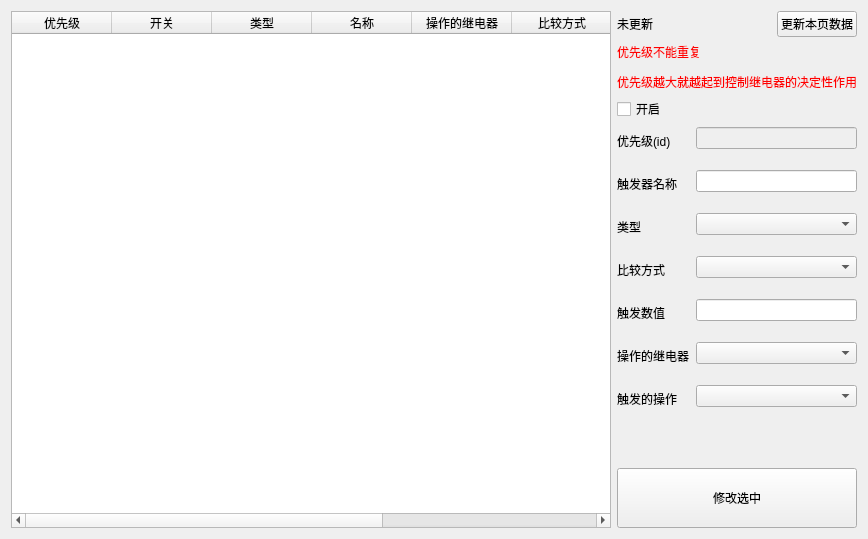
      <widget class="QWidget" name="tab_4">
       <attribute name="title">
        <string>设置</string>
       </attribute>
       <layout class="QHBoxLayout" name="horizontalLayout_20">
        <item>
         <widget class="QTableWidget" name="tableWidget_trigger">
          <property name="minimumSize">
           <size>
            <width>600</width>
            <height>0</height>
           </size>
          </property>
          <property name="editTriggers">
           <set>QAbstractItemView::NoEditTriggers</set>
          </property>
          <property name="selectionMode">
           <enum>QAbstractItemView::SingleSelection</enum>
          </property>
          <property name="selectionBehavior">
           <enum>QAbstractItemView::SelectRows</enum>
          </property>
          <property name="columnCount">
           <number>8</number>
          </property>
          <attribute name="horizontalHeaderVisible">
           <bool>true</bool>
          </attribute>
          <attribute name="horizontalHeaderCascadingSectionResizes">
           <bool>true</bool>
          </attribute>
          <attribute name="horizontalHeaderShowSortIndicator" stdset="0">
           <bool>false</bool>
          </attribute>
          <attribute name="horizontalHeaderStretchLastSection">
           <bool>false</bool>
          </attribute>
          <attribute name="verticalHeaderVisible">
           <bool>false</bool>
          </attribute>
          <attribute name="verticalHeaderCascadingSectionResizes">
           <bool>true</bool>
          </attribute>
          <column>
           <property name="text">
            <string>优先级</string>
           </property>
          </column>
          <column>
           <property name="text">
            <string>开关</string>
           </property>
          </column>
          <column>
           <property name="text">
            <string>类型</string>
           </property>
          </column>
          <column>
           <property name="text">
            <string>名称</string>
           </property>
          </column>
          <column>
           <property name="text">
            <string>操作的继电器</string>
           </property>
          </column>
          <column>
           <property name="text">
            <string>比较方式</string>
           </property>
          </column>
          <column>
           <property name="text">
            <string>触发数值</string>
           </property>
          </column>
          <column>
           <property name="text">
            <string>触发的操作</string>
           </property>
          </column>
         </widget>
        </item>
        <item>
         <layout class="QVBoxLayout" name="verticalLayout_27">
          <item>
           <layout class="QHBoxLayout" name="horizontalLayout_13">
            <item>
             <widget class="QLabel" name="label_trigger_update_time">
              <property name="text">
               <string>未更新</string>
              </property>
             </widget>
            </item>
            <item>
             <spacer name="horizontalSpacer_18">
              <property name="orientation">
               <enum>Qt::Horizontal</enum>
              </property>
              <property name="sizeHint" stdset="0">
               <size>
                <width>40</width>
                <height>20</height>
               </size>
              </property>
             </spacer>
            </item>
            <item>
             <widget class="QPushButton" name="pushButton_trigger_update">
              <property name="text">
               <string>更新本页数据</string>
              </property>
             </widget>
            </item>
           </layout>
          </item>
          <item>
           <widget class="QLabel" name="label_33">
            <property name="text">
             <string>&lt;html&gt;&lt;head/&gt;&lt;body&gt;&lt;p&gt;&lt;span style=&quot; color:#ff0000;&quot;&gt;优先级不能重复&lt;/span&gt;&lt;/p&gt;&lt;p&gt;&lt;span style=&quot; color:#ff0000;&quot;&gt;优先级越大就越起到控制继电器的决定性作用&lt;/span&gt;&lt;/p&gt;&lt;/body&gt;&lt;/html&gt;</string>
            </property>
           </widget>
          </item>
          <item>
           <widget class="QCheckBox" name="checkBox_trigger">
            <property name="text">
             <string>开启</string>
            </property>
           </widget>
          </item>
          <item>
           <layout class="QHBoxLayout" name="horizontalLayout_14">
            <item>
             <layout class="QVBoxLayout" name="verticalLayout_22">
              <item>
               <widget class="QLabel" name="label_34">
                <property name="text">
                 <string>优先级(id)</string>
                </property>
               </widget>
              </item>
              <item>
               <spacer name="verticalSpacer_24">
                <property name="orientation">
                 <enum>Qt::Vertical</enum>
                </property>
                <property name="sizeType">
                 <enum>QSizePolicy::Minimum</enum>
                </property>
                <property name="sizeHint" stdset="0">
                 <size>
                  <width>20</width>
                  <height>10</height>
                 </size>
                </property>
               </spacer>
              </item>
              <item>
               <widget class="QLabel" name="label_36">
                <property name="text">
                 <string>触发器名称</string>
                </property>
               </widget>
              </item>
              <item>
               <spacer name="verticalSpacer_23">
                <property name="orientation">
                 <enum>Qt::Vertical</enum>
                </property>
                <property name="sizeType">
                 <enum>QSizePolicy::Minimum</enum>
                </property>
                <property name="sizeHint" stdset="0">
                 <size>
                  <width>20</width>
                  <height>10</height>
                 </size>
                </property>
               </spacer>
              </item>
              <item>
               <widget class="QLabel" name="label_37">
                <property name="text">
                 <string>类型</string>
                </property>
               </widget>
              </item>
              <item>
               <spacer name="verticalSpacer_25">
                <property name="orientation">
                 <enum>Qt::Vertical</enum>
                </property>
                <property name="sizeType">
                 <enum>QSizePolicy::Minimum</enum>
                </property>
                <property name="sizeHint" stdset="0">
                 <size>
                  <width>20</width>
                  <height>10</height>
                 </size>
                </property>
               </spacer>
              </item>
              <item>
               <widget class="QLabel" name="label_35">
                <property name="text">
                 <string>比较方式</string>
                </property>
               </widget>
              </item>
              <item>
               <spacer name="verticalSpacer_26">
                <property name="orientation">
                 <enum>Qt::Vertical</enum>
                </property>
                <property name="sizeType">
                 <enum>QSizePolicy::Minimum</enum>
                </property>
                <property name="sizeHint" stdset="0">
                 <size>
                  <width>20</width>
                  <height>10</height>
                 </size>
                </property>
               </spacer>
              </item>
              <item>
               <widget class="QLabel" name="label_38">
                <property name="text">
                 <string>触发数值</string>
                </property>
               </widget>
              </item>
              <item>
               <spacer name="verticalSpacer_27">
                <property name="orientation">
                 <enum>Qt::Vertical</enum>
                </property>
                <property name="sizeType">
                 <enum>QSizePolicy::Minimum</enum>
                </property>
                <property name="sizeHint" stdset="0">
                 <size>
                  <width>20</width>
                  <height>10</height>
                 </size>
                </property>
               </spacer>
              </item>
              <item>
               <widget class="QLabel" name="label_39">
                <property name="text">
                 <string>操作的继电器</string>
                </property>
               </widget>
              </item>
              <item>
               <spacer name="verticalSpacer_28">
                <property name="orientation">
                 <enum>Qt::Vertical</enum>
                </property>
                <property name="sizeType">
                 <enum>QSizePolicy::Minimum</enum>
                </property>
                <property name="sizeHint" stdset="0">
                 <size>
                  <width>20</width>
                  <height>10</height>
                 </size>
                </property>
               </spacer>
              </item>
              <item>
               <widget class="QLabel" name="label_40">
                <property name="text">
                 <string>触发的操作</string>
                </property>
               </widget>
              </item>
              <item>
               <spacer name="verticalSpacer_29">
                <property name="orientation">
                 <enum>Qt::Vertical</enum>
                </property>
                <property name="sizeType">
                 <enum>QSizePolicy::Minimum</enum>
                </property>
                <property name="sizeHint" stdset="0">
                 <size>
                  <width>20</width>
                  <height>10</height>
                 </size>
                </property>
               </spacer>
              </item>
             </layout>
            </item>
            <item>
             <layout class="QVBoxLayout" name="verticalLayout_26">
              <item>
               <widget class="QLineEdit" name="lineEdit_trigger_id">
                <property name="enabled">
                 <bool>false</bool>
                </property>
               </widget>
              </item>
              <item>
               <spacer name="verticalSpacer_34">
                <property name="orientation">
                 <enum>Qt::Vertical</enum>
                </property>
                <property name="sizeType">
                 <enum>QSizePolicy::Minimum</enum>
                </property>
                <property name="sizeHint" stdset="0">
                 <size>
                  <width>17</width>
                  <height>15</height>
                 </size>
                </property>
               </spacer>
              </item>
              <item>
               <widget class="QLineEdit" name="lineEdit_trigger_name"/>
              </item>
              <item>
               <spacer name="verticalSpacer_36">
                <property name="orientation">
                 <enum>Qt::Vertical</enum>
                </property>
                <property name="sizeType">
                 <enum>QSizePolicy::Minimum</enum>
                </property>
                <property name="sizeHint" stdset="0">
                 <size>
                  <width>17</width>
                  <height>15</height>
                 </size>
                </property>
               </spacer>
              </item>
              <item>
               <widget class="QComboBox" name="comboBox_trigger_type"/>
              </item>
              <item>
               <spacer name="verticalSpacer_35">
                <property name="orientation">
                 <enum>Qt::Vertical</enum>
                </property>
                <property name="sizeType">
                 <enum>QSizePolicy::Minimum</enum>
                </property>
                <property name="sizeHint" stdset="0">
                 <size>
                  <width>17</width>
                  <height>15</height>
                 </size>
                </property>
               </spacer>
              </item>
              <item>
               <widget class="QComboBox" name="comboBox_trigger_compare"/>
              </item>
              <item>
               <spacer name="verticalSpacer_33">
                <property name="orientation">
                 <enum>Qt::Vertical</enum>
                </property>
                <property name="sizeType">
                 <enum>QSizePolicy::Minimum</enum>
                </property>
                <property name="sizeHint" stdset="0">
                 <size>
                  <width>17</width>
                  <height>15</height>
                 </size>
                </property>
               </spacer>
              </item>
              <item>
               <widget class="QLineEdit" name="lineEdit_trigger_value"/>
              </item>
              <item>
               <spacer name="verticalSpacer_32">
                <property name="orientation">
                 <enum>Qt::Vertical</enum>
                </property>
                <property name="sizeType">
                 <enum>QSizePolicy::Minimum</enum>
                </property>
                <property name="sizeHint" stdset="0">
                 <size>
                  <width>17</width>
                  <height>15</height>
                 </size>
                </property>
               </spacer>
              </item>
              <item>
               <widget class="QComboBox" name="comboBox_trigger_relay"/>
              </item>
              <item>
               <spacer name="verticalSpacer_31">
                <property name="orientation">
                 <enum>Qt::Vertical</enum>
                </property>
                <property name="sizeType">
                 <enum>QSizePolicy::Minimum</enum>
                </property>
                <property name="sizeHint" stdset="0">
                 <size>
                  <width>17</width>
                  <height>15</height>
                 </size>
                </property>
               </spacer>
              </item>
              <item>
               <widget class="QComboBox" name="comboBox_trigger_operate"/>
              </item>
              <item>
               <spacer name="verticalSpacer_30">
                <property name="orientation">
                 <enum>Qt::Vertical</enum>
                </property>
                <property name="sizeType">
                 <enum>QSizePolicy::Minimum</enum>
                </property>
                <property name="sizeHint" stdset="0">
                 <size>
                  <width>17</width>
                  <height>15</height>
                 </size>
                </property>
               </spacer>
              </item>
             </layout>
            </item>
           </layout>
          </item>
          <item>
           <spacer name="verticalSpacer_21">
            <property name="orientation">
             <enum>Qt::Vertical</enum>
            </property>
            <property name="sizeHint" stdset="0">
             <size>
              <width>20</width>
              <height>40</height>
             </size>
            </property>
           </spacer>
          </item>
          <item>
           <layout class="QHBoxLayout" name="horizontalLayout_15">
            <item>
             <widget class="QPushButton" name="pushButton_trigger_edit">
              <property name="minimumSize">
               <size>
                <width>0</width>
                <height>60</height>
               </size>
              </property>
              <property name="text">
               <string>修改选中</string>
              </property>
             </widget>
            </item>
           </layout>
          </item>
         </layout>
        </item>
       </layout>
      </widget>
